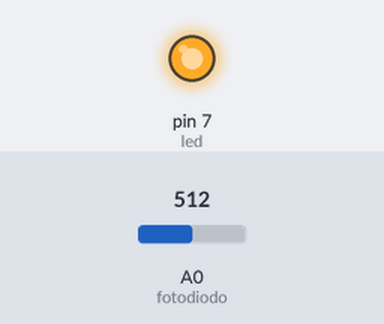
This sketch was run on a simulated Arduino Uno, built with avr-gcc and run on an emulated ATmega328P. Shown: output pins drawn as LEDs (lit = HIGH). Inputs (shaded band) come from the test bench; at power-on: A0 (fotodiodo) = 512. What the sketch prints to the serial monitor is not drawn.

Above: at 1.8 s.
1.9 s: A0 (fotodiodo) set to 960
3.4 s: A0 (fotodiodo) set to 968
Timing chart, 0 to 6.4 s (numbered marks = the images above; inputs shaded):
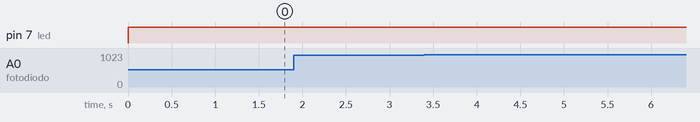

The sketch:

Medidor_de_Turbidez_Em_Faixas.ino
```cpp
//Teste de Sensodo A0
#define led 7 // Porta do led
#define fotodiodo A0 // Porta analógica

void setup() {
   Serial.begin(9600);
   pinMode (led, OUTPUT); //Definição de saida para o LED
   pinMode (fotodiodo, INPUT); // Definição de entrada de dados na porta analógica

}

void loop() {
   digitalWrite(led, 1); //Liga o led
   float dadosLidos = analogRead(fotodiodo); //Variável local "dadosLidos" armazena os dados lidos na porta analógica
   Serial.print("Dados lidos: "); //Comando que informa o tipo de informação que vai ser apresentado no monitor serial
   Serial.println(dadosLidos); //Comando que apresenta no monitor serial os dados lidos na porta analógica

  if (dadosLidos > 1010.00){ //Condição inicial que compara a tensão de uma amostra de água limpa para que seja exibido a mensagem no monitor serial
      Serial.println("Água limpa da torneira"); //Imprime mensagem no monitor serial
      delay(1000);
  }else{
     if (dadosLidos > 1000.00 && dadosLidos < 1005.40){ //Condição inicial que compara a tensão de uma amostra de água pouco limpa para q seja exibido a mensagem no monitor serial
      Serial.println("Água limpa com 5mL de água com sabão");  //Imprime mensagem no monitor serial
      delay(1000);
  }else{
     if (dadosLidos > 978.00 && dadosLidos < 982.40){ //Condição inicial que compara a tensão de uma amostra de água suaja para que seja exibido a mensagem no monitor serial
     Serial.println("Água limpa com 20mL de água com sabão"); //Imprime mensagem no monitor serial
     delay(1000);
  }else{
     if (dadosLidos > 967.00 && dadosLidos < 977.40){//Condição inicial que compara a tensão de uma amostra de água muito suja seja pra q seja exibido a mensagem no monitor serial
     Serial.println("Água bruta. Somente água e sabão"); //Imprime mensagem no monitor serial
     delay(1000);
     }
  }
 delay(1000);
}
}
}
```

Measured:
- after the input at 1.9 s, every drawn part: stays the same
- after the input at 3.4 s, every drawn part: stays the same
